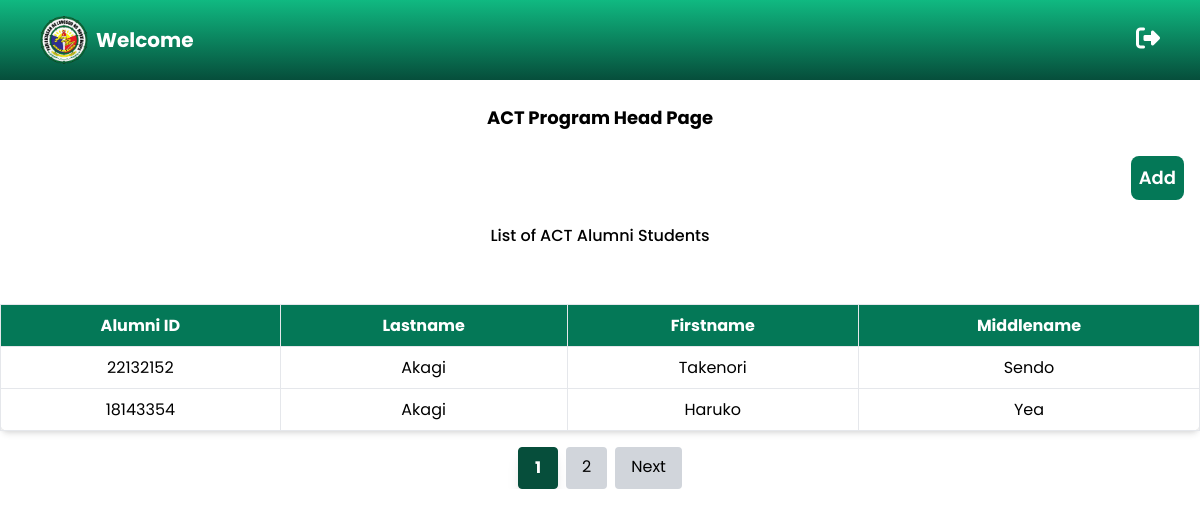
The app's page /Alumni_System/users/CITCS/ACT/act_page.php with its own data.
### tables this page shows
CREATE TABLE `students_table` (
  `id` int(11) NOT NULL,
  `alumni_id` int(8) NOT NULL,
  `lastname` varchar(225) NOT NULL,
  `firstname` varchar(225) NOT NULL,
  `middlename` varchar(225) NOT NULL,
  `gender` enum('Male','Female','Others','') NOT NULL,
  `address` varchar(225) NOT NULL,
  `email` varchar(225) NOT NULL,
  `contact` int(11) NOT NULL
);

### Alumni_System/users/CITCS/ACT/act_page.php (the view, shortened to what this page needs)
<?php
    include ("../../../includes/header.php");
    include ("../../../config/app.php");
    $limit = 10;
    $page = isset($_GET['page']) ? (int)$_GET['page'] : 1;
    $offset = ($page - 1) * $limit;
    $countQuery = "SELECT COUNT(*) AS total FROM students_table AS s
                JOIN students_background_table AS sb ON s.alumni_id = sb.alumni_id
                WHERE sb.program IN ('BSCS', 'BSIT', 'ACT')";
    $result = mysqli_query($conn, $countQuery);
    $row = mysqli_fetch_assoc($result);
    $totalPages = ceil($row['total'] / $limit);
?>
<body>
    <?php
        include ("../../../includes/nav.php");
    ?>
    <h1 class="text-lg text-center font-bold p-2">ACT Program Head Page</h1>
        <div class="flex p-4 justify-end">
        <button id="openModal" class="bg-green-700 text-white p-2 rounded-lg hover:bg-green-900 transition text-lg font-semibold">
            Add
        </button>
        </div>
    <div class="mt-2 overflow-x-auto">
        <h2 class="text-md text-center font-medium">List of ACT Alumni Students</h2>
        <div class="flex justify-between items-center mt-6 bg-white p-4">
</div>
        <table class="min-w-full bg-white border border-gray-300 rounded-lg shadow-md">
            <thead>
                <tr class="bg-green-700 text-white">
                    <th class="px-4 py-2 border">Alumni ID</th>
                    <th class="px-4 py-2 border">Lastname</th>
                    <th class="px-4 py-2 border">Firstname</th>
                    <th class="px-4 py-2 border">Middlename</th>
                </tr>
            </thead>
            <tbody>
                <?php
                $query = "SELECT s.alumni_id, s.lastname, s.firstname, s.middlename, sb.year_graduated, sb.batch_name, sb.program
                        FROM students_table AS s
                        JOIN students_background_table AS sb ON s.alumni_id = sb.alumni_id
                        WHERE TRIM(sb.program) IN ('ACT')
                        LIMIT $limit OFFSET $offset";
                $result = mysqli_query($conn, $query);
                $numRows = mysqli_num_rows($result);
                if ($numRows > 0) {
                    while ($row = mysqli_fetch_assoc($result)) {
                        echo "<tr class='border-b text-center'>";
                        echo "<td class='px-4 py-2 border'>" . htmlspecialchars($row['alumni_id']) . "</td>";
                        echo "<td class='px-4 py-2 border'>" . htmlspecialchars($row['lastname']) . "</td>";
                        echo "<td class='px-4 py-2 border'>" . htmlspecialchars($row['firstname']) . "</td>";
                        echo "<td class='px-4 py-2 border'>" . htmlspecialchars($row['middlename']) . "</td>";
                        echo "</tr>";
                    }
                } else {
                    echo "<p class='text-red-500'>No records found</p>";
                }
                ?>
            </tbody>
        </table>
    <div class="mt-4 flex justify-center space-x-2">
        <?php for ($i = 1; $i <= $totalPages; $i++): ?>
            <a href="?page=<?php echo $i; ?>"
            class="px-4 py-2 rounded transition
                    <?php echo ($i == $page)
                        ? 'bg-green-900 text-white font-bold border border-green-900 shadow-lg'
                        : 'bg-gray-300 hover:bg-gray-400'; ?>">
                    <?php echo $i; ?>
            </a>
        <?php endfor; ?>
        <?php if ($page < $totalPages): ?>
            <a href="?page=<?php echo ($page + 1); ?>" class="px-4 py-2 bg-gray-300 rounded hover:bg-gray-400 transition">
                Next
            </a>
        <?php endif; ?>
    </div>
</body>
</html>

### Alumni_System/includes/header.php (style rules this page uses)
* { margin: 0; padding: 0; box-sizing: border-box; font-family: 'Poppins', sans-serif; }

### records on screen
students_table: alumni "22132152", lastname "Akagi", firstname "Takenori", middlename "Sendo"
students_table: alumni "18143354", lastname "Akagi", firstname "Haruko", middlename "Yea"
